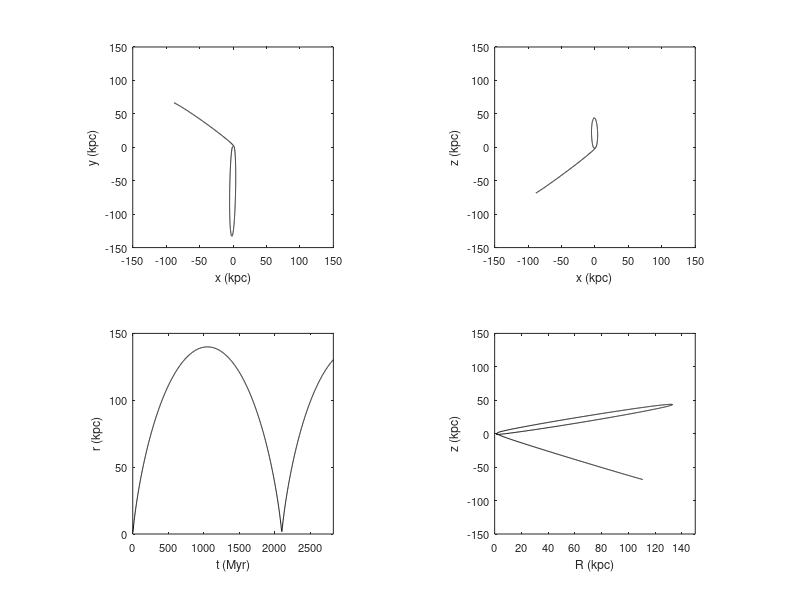

MATLAB code to generate this figure:
clear all
close all

data = load('ax_coeff.dat');

whitebg('w')

t = data(:,1);

x = data(:,12);
y = data(:,13);
z = data(:,14);

v_x = data(:,15);
v_y = data(:,16);
v_z = data(:,17);

R = sqrt(x.^2+y.^2);
r = sqrt(x.^2+y.^2+z.^2);



subplot(2,2,1), plot(x,y,'k')

xlabel('x (kpc)','fontsize',9)
ylabel('y (kpc)','fontsize',9)
axis([-150 150 -150 150])
set(gca,'xtick',(-150:50:150),'ytick',(-150:50:150),'fontsize',8)
axis square


subplot(2,2,2), plot(x,z,'k')

xlabel('x (kpc)','fontsize',9)
ylabel('z (kpc)','fontsize',9)
axis([-150 150 -150 150])
set(gca,'xtick',(-150:50:150),'ytick',(-150:50:150),'fontsize',8)
axis square


subplot(2,2,3), plot(t,r,'k')

xlabel('t (Myr)','fontsize',9)
ylabel('r (kpc)','fontsize',9)
axis([0 max(t) 0 150])
set(gca,'ytick',(0:50:150),'fontsize',8)
axis square


subplot(2,2,4), plot(R,z,'k')

xlabel('R (kpc)','fontsize',9)
ylabel('z (kpc)','fontsize',9)
axis square
axis([0 150 -150 150])
set(gca,'fontsize',8)
